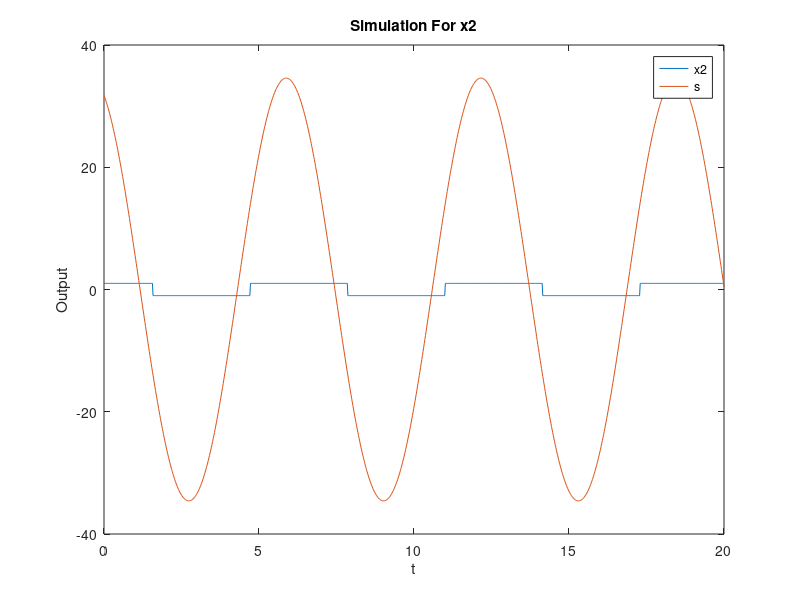

This chart was generated by the following MATLAB code:
t = linspace(0, 20, 1000);

% square wave
x2 = cos(t);
x2(x2 > 0) = ones(size(x2(x2 > 0)));
x2(x2 < 0) = -ones(size(x2(x2 < 0)));

% coefficients for x2 CTFS
N = 20;
a = (1/N)*fft(x2);
apos_k = zeros(1,5);
aneg_k = zeros(1,5);


% vectors with positive and negative index
n = 1;
m = 1;
for i = 1:10
    if a(i) > 0
        apos_k(n) = a(i);
        n = n + 1;
    end
    if a(i) < 0
        aneg_k(m) = a(i);
        m = m + 1;
    end
end

s1 = apos_k(1)*exp(j*t)+aneg_k(1)*exp(-j*t);
s2 = apos_k(2)*exp(j*t)+aneg_k(2)*exp(-j*t);
s3 = apos_k(3)*exp(j*t)+aneg_k(3)*exp(-j*t);
s4 = apos_k(4)*exp(j*t)+aneg_k(4)*exp(-j*t);
s5 = apos_k(5)*exp(j*t)+aneg_k(5)*exp(-j*t);
s = real(s1+s2+s3+s4+s5);

% plot
plot(t,x2)
hold on
plot(t,s)
xlabel('t')
ylabel('Output')
title('Simulation For x2')
legend('x2','s')




